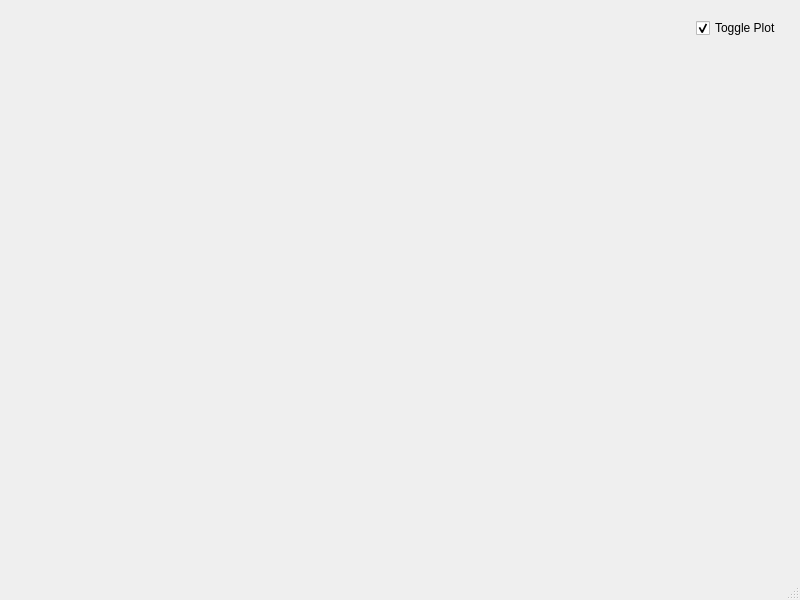
<?xml version="1.0" encoding="UTF-8"?>
<ui version="4.0">
 <class>DevicesTest</class>
 <widget class="QMainWindow" name="DevicesTest">
  <property name="geometry">
   <rect>
    <x>0</x>
    <y>0</y>
    <width>800</width>
    <height>600</height>
   </rect>
  </property>
  <property name="windowTitle">
   <string>Devices Test</string>
  </property>
  <widget class="QWidget" name="centralwidget">
   <layout class="QGridLayout" name="gridLayout">
    <item row="0" column="0">
     <widget class="DeviceWidget" name="deviceWidget" native="true"/>
    </item>
    <item row="0" column="1">
     <widget class="VispyPlotWidget" name="vispyPlotWidget" native="true">
      <property name="sizePolicy">
       <sizepolicy hsizetype="Expanding" vsizetype="Expanding">
        <horstretch>0</horstretch>
        <verstretch>0</verstretch>
       </sizepolicy>
      </property>
      <layout class="QGridLayout" name="gridLayout_2">
       <item row="0" column="2">
        <widget class="QCheckBox" name="vispyPlotToggleCheckBox">
         <property name="text">
          <string>Toggle Plot</string>
         </property>
         <property name="checked">
          <bool>true</bool>
         </property>
        </widget>
       </item>
       <item row="0" column="1">
        <spacer name="horizontalSpacer">
         <property name="orientation">
          <enum>Qt::Orientation::Horizontal</enum>
         </property>
         <property name="sizeHint" stdset="0">
          <size>
           <width>653</width>
           <height>20</height>
          </size>
         </property>
        </spacer>
       </item>
       <item row="1" column="2">
        <spacer name="verticalSpacer">
         <property name="orientation">
          <enum>Qt::Orientation::Vertical</enum>
         </property>
         <property name="sizeHint" stdset="0">
          <size>
           <width>20</width>
           <height>478</height>
          </size>
         </property>
        </spacer>
       </item>
      </layout>
     </widget>
    </item>
   </layout>
  </widget>
  <widget class="QMenuBar" name="menubar">
   <property name="geometry">
    <rect>
     <x>0</x>
     <y>0</y>
     <width>800</width>
     <height>33</height>
    </rect>
   </property>
  </widget>
  <widget class="QStatusBar" name="statusbar"/>
 </widget>
 <customwidgets>
  <customwidget>
   <class>DeviceWidget</class>
   <extends>QWidget</extends>
   <header>device_interfaces.gui.template_widgets.devices</header>
   <container>1</container>
  </customwidget>
  <customwidget>
   <class>VispyPlotWidget</class>
   <extends>QWidget</extends>
   <header>gui_custom_elements.vispy_plot_widget</header>
   <container>1</container>
  </customwidget>
 </customwidgets>
 <resources/>
 <connections/>
</ui>
